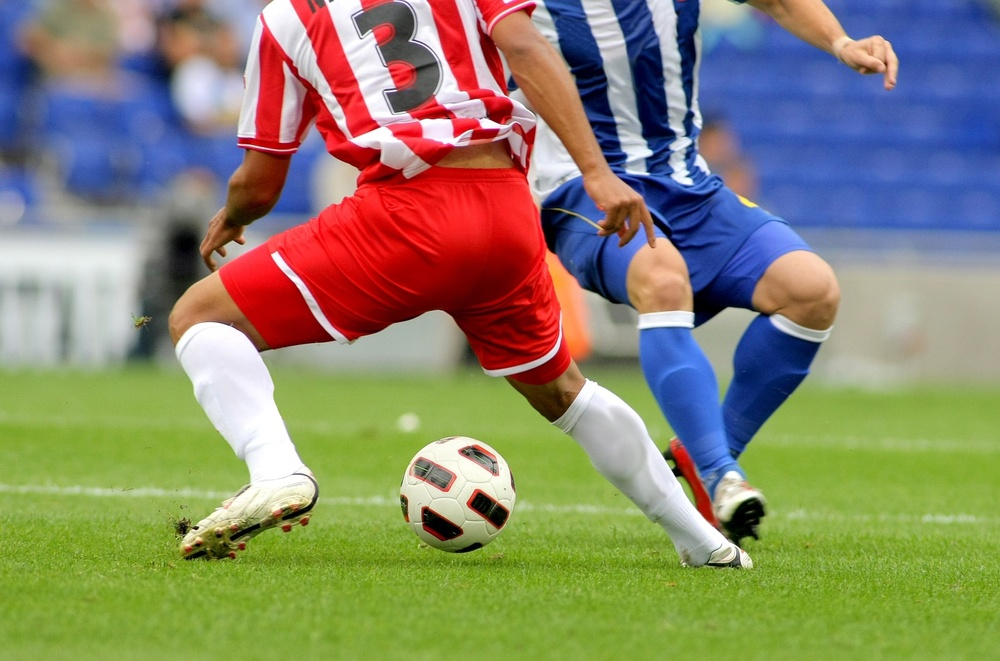
#> input picture ch3/soccer.jpg, 1000 x 661 px, shrunk from 1434 x 948 before the run
$ python 3-2.py
#> lines starting #> are read from the running program, lines starting #| are printed output that depends on the picture
import cv2 as cv
import matplotlib.pyplot as plt

img=cv.imread('soccer.jpg')
#> img is the input picture: shape (661, 1000, 3); mean B, G, R 107.3, 133.3, 136.8
# Split the image into its BGR channels
b, g, r = cv.split(img)
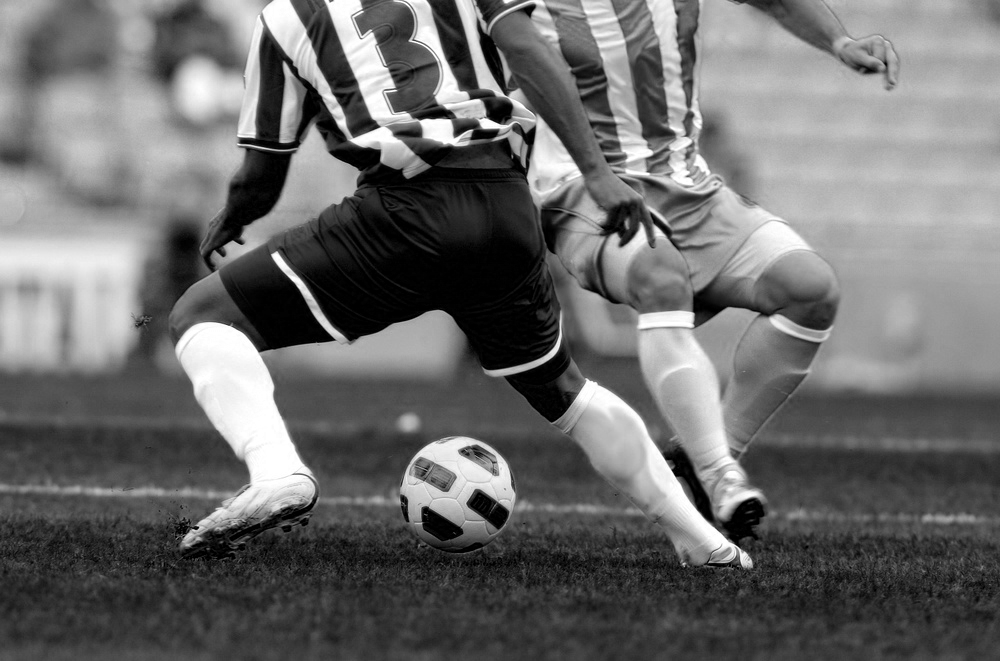
#> b: shape (661, 1000); min 0, max 255, mean 107.3
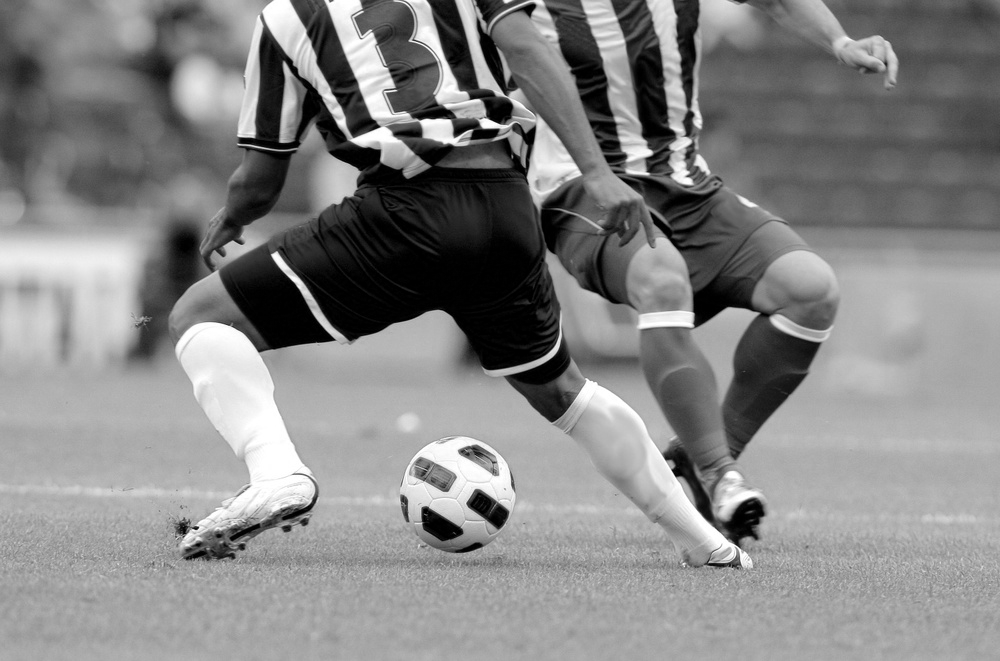
#> g: shape (661, 1000); min 0, max 255, mean 133.3
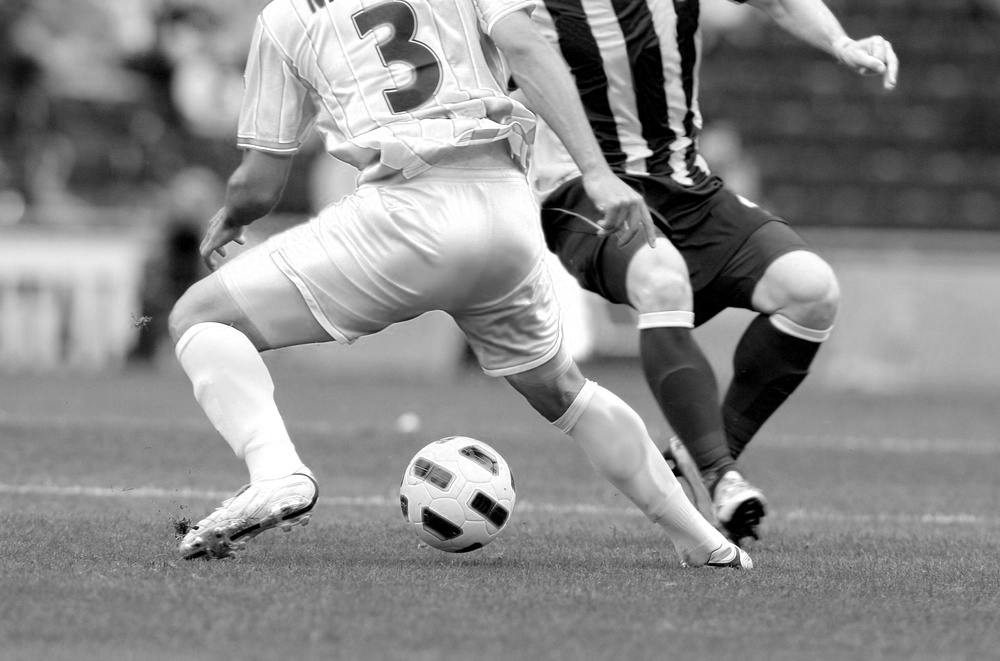
#> r: shape (661, 1000); min 0, max 255, mean 136.8

# Calculate histograms for each channel
hist_b = cv.calcHist([b], [0], None, [256], [0, 256])
#> hist_b = 256 values, max 14059 at index 0, min 834 at index 226, mean 2582
hist_g = cv.calcHist([g], [0], None, [256], [0, 256])
#> hist_g = 256 values, max 12728 at index 0, min 712 at index 244, mean 2582
hist_r = cv.calcHist([r], [0], None, [256], [0, 256])
#> hist_r = 256 values, max 9233 at index 255, min 583 at index 15, mean 2582

# Plot the histograms
plt.plot(hist_b, color='b', linewidth=1)
plt.plot(hist_g, color='g', linewidth=1)
plt.plot(hist_r, color='r', linewidth=1)

plt.show()
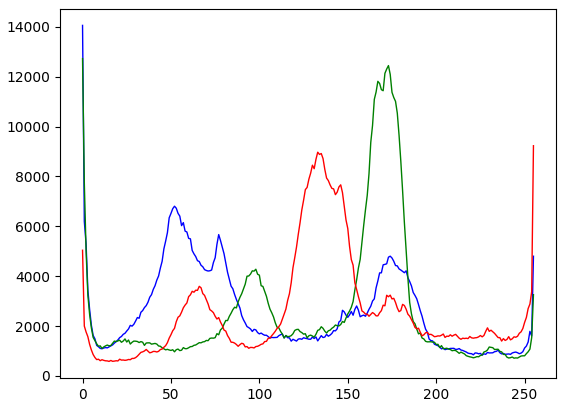
#> figure drawn by matplotlib, 1 panel; curve peaks at x = 0, y = 14059; curve peaks at x = 0, y = 12728; curve peaks at x = 255, y = 9233

$ run again, with ch3/mistyroad.jpg copied over ch3/soccer.jpg
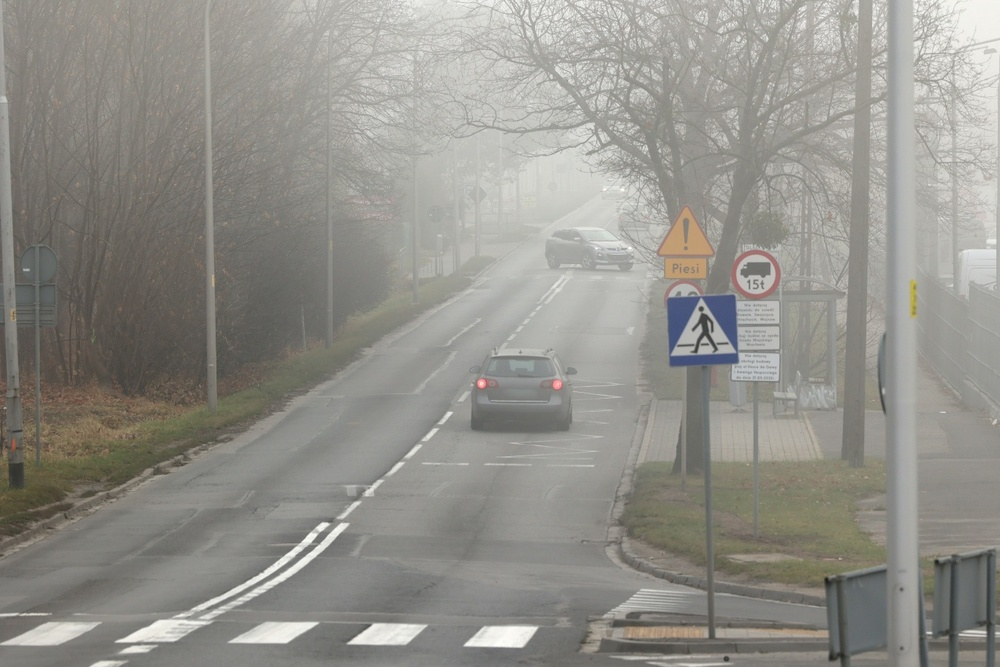
#> input picture ch3/mistyroad.jpg, 1000 x 667 px, shrunk from 1368 x 912 before the run
#> img is the input picture: shape (667, 1000, 3); mean B, G, R 138.7, 145, 146.5
#> `b, g, r = cv.split(img)`:
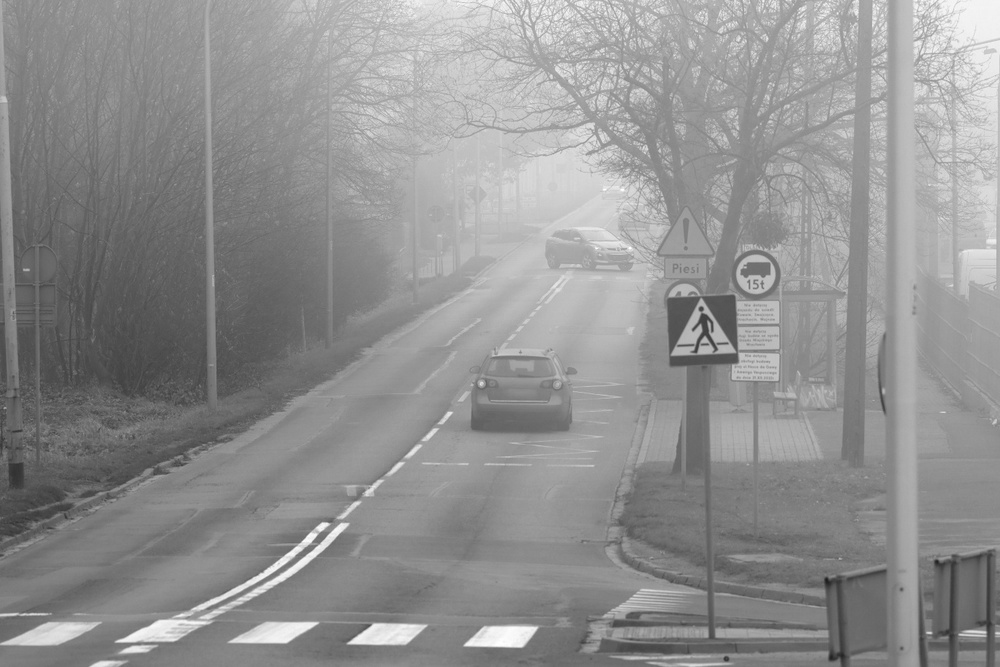
#> g: shape (667, 1000); min 29, max 255, mean 145
#> hist_b = 256 values, max 9157 at index 134, min 0 at index 0, mean 2605.5
#> hist_g = 256 values, max 9045 at index 139, min 0 at index 0, mean 2605.5
#> hist_r = 256 values, max 9430 at index 150, min 0 at index 0, mean 2605.5
#> `plt.show()`:
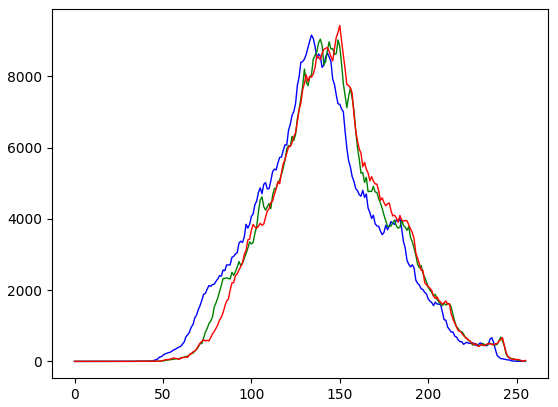
#> figure drawn by matplotlib, 1 panel; curve peaks at x = 134, y = 9157; curve peaks at x = 139, y = 9045; curve peaks at x = 150, y = 9430

$ run again, with ch3/rose.png saved as ch3/soccer.jpg
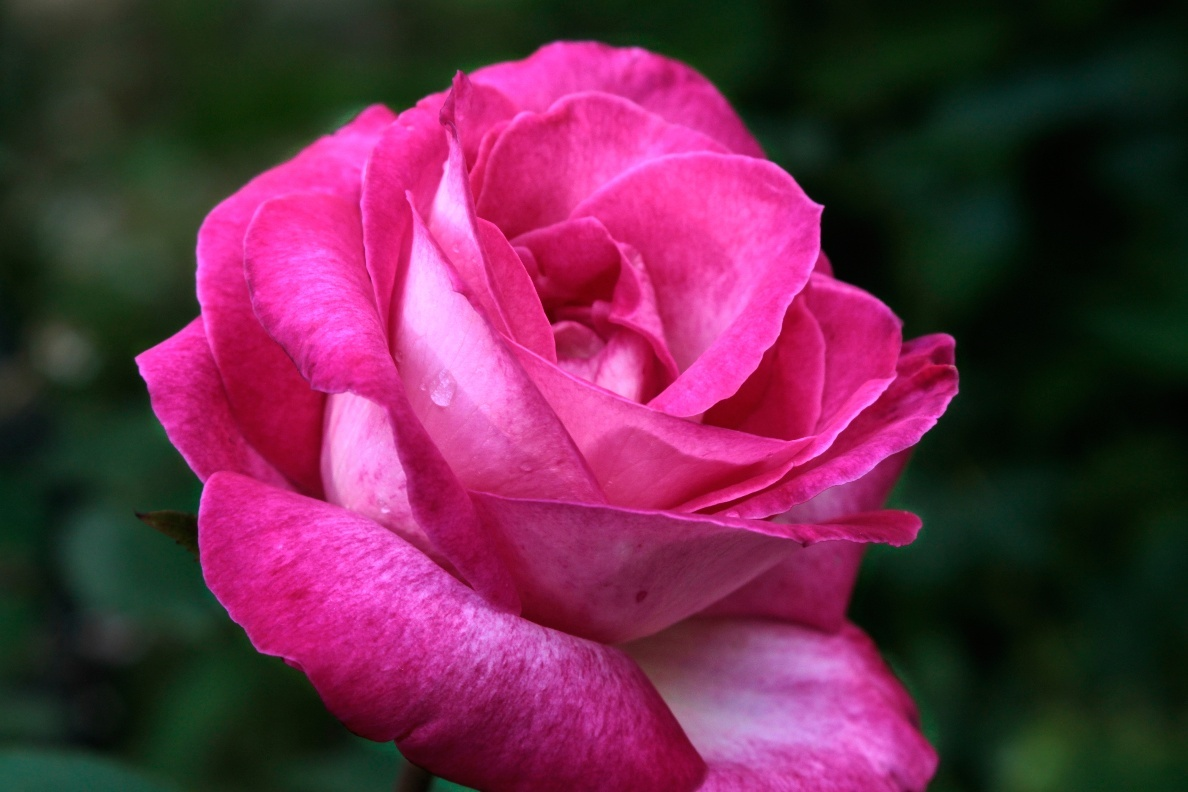
#> input picture ch3/rose.png, 1188 x 792 px
#> img is the input picture: shape (792, 1188, 3); mean B, G, R 74.2, 43.7, 103.7
#> `b, g, r = cv.split(img)`:
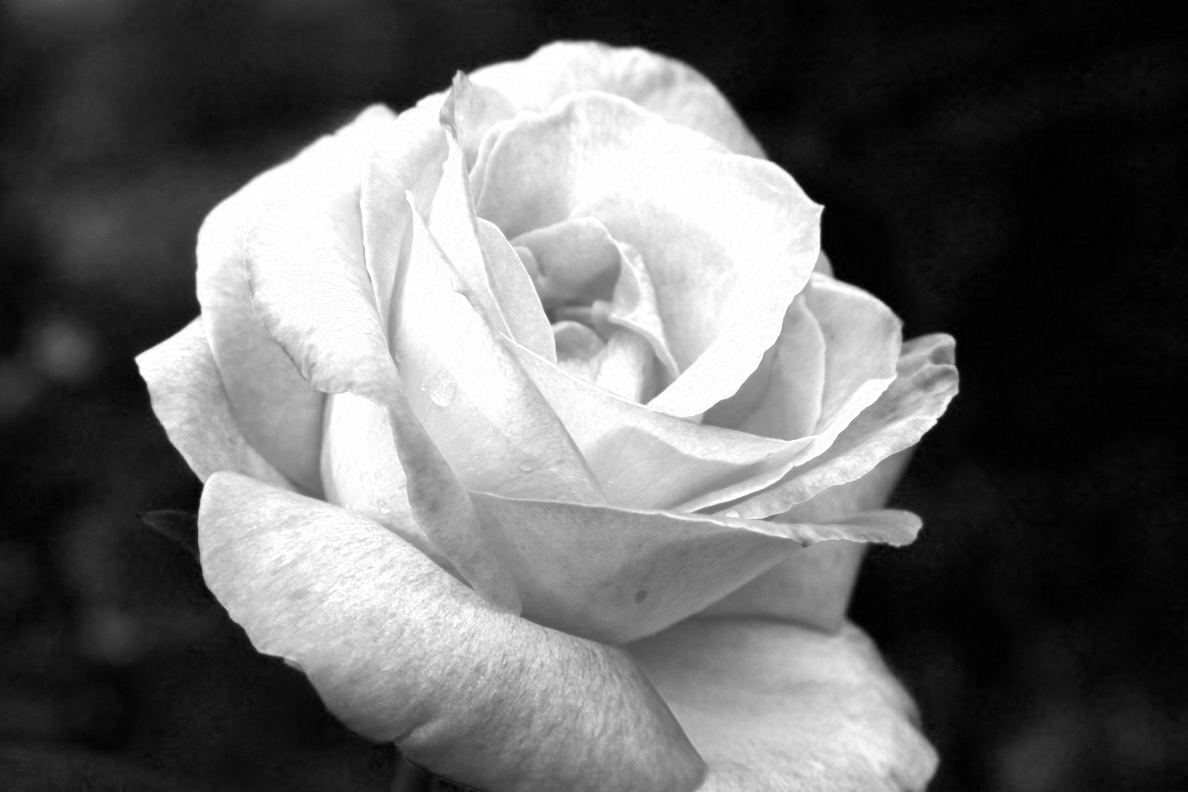
#> r: shape (792, 1188); min 0, max 255, mean 103.7
#> hist_b = 256 values, max 26624 at index 4, min 492 at index 249, mean 3675.4
#> hist_g = 256 values, max 16911 at index 27, min 0 at index 208, mean 3675.4
#> hist_r = 256 values, max 34632 at index 255, min 385 at index 74, mean 3675.4
#> `plt.show()`:
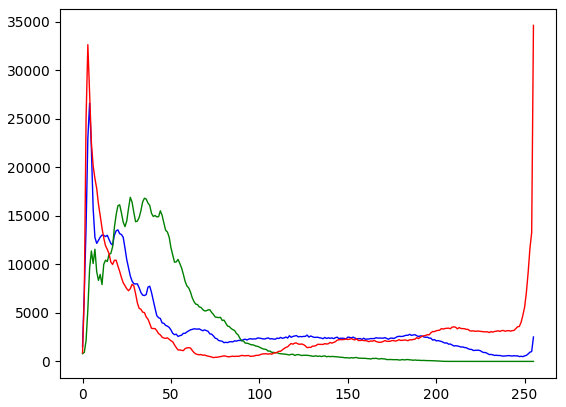
#> figure drawn by matplotlib, 1 panel; curve peaks at x = 4, y = 26624; curve peaks at x = 27, y = 16911; curve peaks at x = 255, y = 34632
